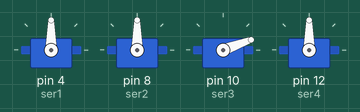
Bench run of a sketch on a simulated Arduino Uno, built with avr-gcc and run on an emulated ATmega328P. Parts: 4 × servo.

Above: at 0.05 s.
At 1.15 s:
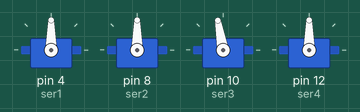
At 2.25 s:
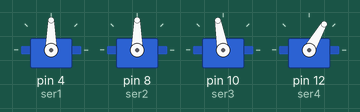
At 4.5 s:
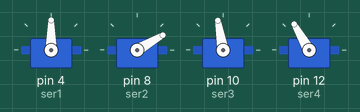
At 6.75 s:
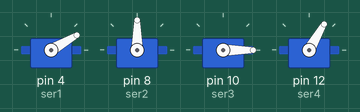
At 9.0 s:
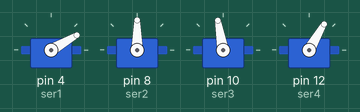
Timing chart, 0 to 11.7 s (numbered marks = the images above):
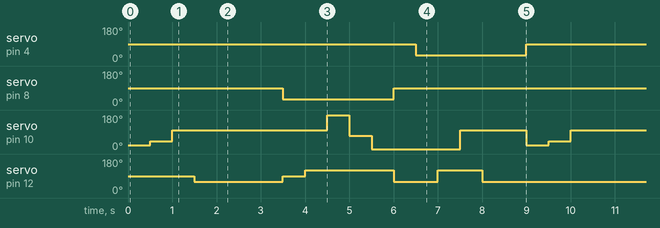

Measured:
- by itself, servo on pin 4 (ser1), servo on pin 8 (ser2): alternates 90° for 6.5 s and 30° for 2.5 s
- by itself, servo on pin 10 (ser3): repeats every 9.0 s: 100° 3.5 s, 180° 0.50 s, 70° 0.50 s, 0° 2.0 s, 100° 1.5 s, 20° 0.50 s, 40° 0.50 s
- by itself, servo on pin 12 (ser4): repeats every 9.0 s: 90° 0.50 s, 120° 2.0 s, 60° 1.0 s, 120° 1.0 s, 60° 4.5 s

The sketch:

Me-arm.ino
```cpp
#include <Servo.h>

Servo ser1;
Servo ser2;
Servo ser3;
Servo ser4;
void setup(){
ser1.attach(4);//base
ser2.attach(8); //derecha -extencion
ser3.attach(10); //pinza
ser4.attach(12);//izquierda -altura

  /*ser1.write(0);
  ser3.write(0);
  ser2.write(0);
  ser4.write(0);*/
}
void loop(){
  /*
//si señal del sensor de movimiento es igual a 1 ..ejecutar siguientes instrucciones
ser1.write(0); //cambiar la posición del ser1 al ángulo 0
delay(2000); //espera de 3 seg
ser1.write(70);
delay(2000);
ser1.write(40);
delay(2000);
ser3.write(50);
delay(2000);
ser3.write(90);
delay(2000);
ser3.write(10);
delay(2000);
ser2.write(60);
delay(2000);
ser2.write(90);
delay(2000);
ser2.write(60);
delay(2000);*/

//Pocisión inicial

ser1.write(90); //cambiar la posición del ser1 al ángulo 0
ser3.write(20);

delay(500);
ser3.write(40);
delay(500);
ser3.write(100); //Es una buena apertura de pinza
delay(500);
ser2.write(90); //El cero esta extendido
ser4.write(60); //El cero esta atras
delay(2000);

//Bajar
ser2.write(30); //El cero esta extendido
ser4.write(90);//Baja
delay(500);
ser4.write(120); //Bajar
delay(500);

//Tomar Objeto
ser3.write(180);
delay(500);
ser3.write(70);
delay(500);
ser3.write(0); //Tomar a cosa
delay(500);


ser2.write(90); //El cero esta extendido
ser4.write(60); //El cero esta atras

delay(500);

//Mover base y Dejar Objeto.

ser1.write(30);
delay(500);

ser4.write(90); //Baja
ser4.write(120); //Bajar
delay(500);

ser3.write(100); //Suelta la cosa
delay(500);

ser2.write(90); //El cero esta extendido
ser4.write(60); //El cero esta atras
delay(1000);


/*
ser1.write(180);
delay(1000);
ser1.write(0); //cambiar la posición del ser1 al ángulo 0
delay(1000); //espera de 3 seg
ser1.write(180);
delay(1000);
ser1.write(0); //cambiar la posición del ser1 al ángulo 0
delay(1000); //espera de 3 seg
ser1.write(180);
delay(1000);*/

}
```
